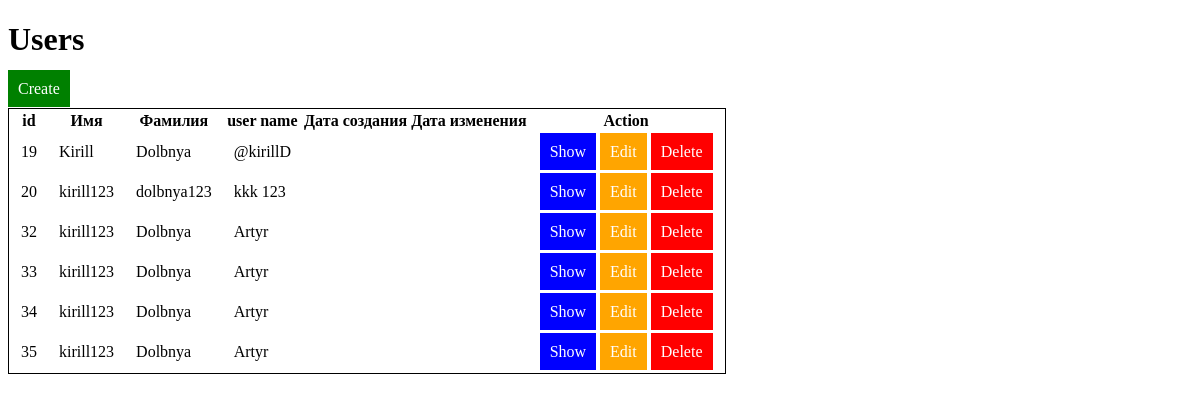
The app's page /workBD/index.php with its own data.
### tables this page shows
CREATE TABLE `users` (
  `id` int NOT NULL,
  `name` varchar(255) NOT NULL,
  `surname` varchar(255) NOT NULL,
  `username` varchar(255) NOT NULL,
  `email` varchar(255) DEFAULT NULL,
  `date` date DEFAULT NULL
);

### workBD/index.php (the view, shortened to what this page needs)
<!DOCTYPE html>
<html lang="en">
<head>
</head>
<body>
    <?php
    $pdo = new PDO ("mysql:host=localhost;dbname=ten;","root","");
    $statement = $pdo->prepare("SELECT * FROM users");
    $statement->execute();
    $users = $statement->fetchAll(PDO::FETCH_ASSOC);
    ?>
    <h1>Users</h1>
    <a class="create__btn" href="create.php">Create</a>
        <div>
            <div>
                <table>
                    <thead>
                        <th>id</th>
                        <th>Имя</th>
                        <th>Фамилия</th>
                        <th>user name</th>
                        <th>Дата создания</th>
                        <th>Дата изменения</th>
                        <th>Action</th>
                    </thead>
                    <?php foreach ($users as $user => $value) {?>
                        <tbody class="tbody">
                            <tr>
                                <td><?php echo $value['id'] ?></td>
                                <td><?php echo $value['name'] ?></td>
                                <td><?php echo $value['surname'] ?></td>
                                <td><?php echo $value['username'] ?></td>
                                <td><?php echo $value['date'] ?></td>
                                <td></td>
                                <td>
                                <a class="btn__show" href="show.php?id=<?php echo $value['id'] ?>">Show</a>
                                <a class="btn__edit" href="edit.php?id=<?php echo $value['id'] ?>">Edit</a>
                                <a class="btn__delete" href="delete.php?id=<?php echo $value['id'] ?>">Delete</a>
                                </td>
                            </tr>
                        </tbody>
                    <?php } ?>
                </table>
            </div>
        </div>
</body>
</html>

### workBD/index.php (style rules this page uses)
.create__btn { padding: 10px; background: green; color: white; }
a { text-decoration: none; }
.btn__show { padding: 10px; background: blue; color: white; }
.btn__edit { padding: 10px; background: orange; color: white; }
.btn__delete { padding: 10px; background: red; color: white; }
table { margin-top: 10px; border: 1px solid black; }
td { padding: 10px; }

### records on screen
users: id "19", name "Kirill", surname "Dolbnya", username "@kirillD"
users: id "20", name "kirill123", surname "dolbnya123", username "kkk 123"
users: id "32", name "kirill123", surname "Dolbnya", username "Artyr"
users: id "33", name "kirill123", surname "Dolbnya", username "Artyr"
users: id "34", name "kirill123", surname "Dolbnya", username "Artyr"
users: id "35", name "kirill123", surname "Dolbnya", username "Artyr"
